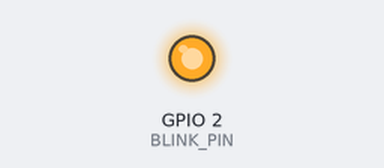
This sketch was run on a simulated ESP8266 (NodeMCU). Parts: output pins drawn as LEDs (lit = HIGH). WiFi joins after 1.5 s; servers stay silent unless stated; what the sketch prints to the serial monitor is not drawn.

Above: at 9.0 s.
At 12.0 s:
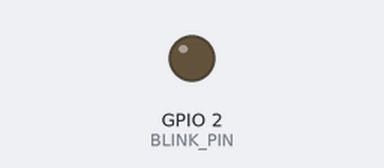
Timing chart, 0 to 14.3 s (numbered marks = the images above):
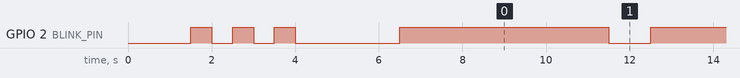

Measured:
- by itself, GPIO 2 (BLINK_PIN): goes LOW 0.50 s, HIGH 0.50 s, LOW 0.50 s, HIGH 0.50 s, LOW 2.5 s, 20 × (HIGH 5.0 s, LOW 1.0 s), then HIGH

The sketch:

AsyncDemo.ino
```cpp
#if defined(ESP8266)
  #include <ESP8266WiFi.h>
#elif defined(ESP32)
  #include <WiFi.h>
#endif

#include <ESPAsyncWebServer.h>
#include <ElegantOTA.h>

#include "globals.h"


const char* ssid = "A1-D153417A";
const char* password = "FgRnfQhJKVJW7m";

AsyncWebServer server(80);

unsigned long ota_progress_millis = 0;

void onOTAStart() {
  // Log when OTA has started
  Serial.println("OTA update started!");
  // <Add your own code here>
}

void onOTAProgress(size_t current, size_t final) {
  // Log every 1 second
  if (millis() - ota_progress_millis > 1000) {
    ota_progress_millis = millis();
    Serial.printf("OTA Progress Current: %u bytes, Final: %u bytes\n", current, final);
  }
}

void onOTAEnd(bool success) {
  // Log when OTA has finished
  if (success) {
    Serial.println("OTA update finished successfully!");
  } else {
    Serial.println("There was an error during OTA update!");
  }
  // <Add your own code here>
}

void setup(void) {
  Serial.begin(115200);
  WiFi.mode(WIFI_STA);
  WiFi.begin(ssid, password);
  Serial.println("");

  // Wait for connection
  while (WiFi.status() != WL_CONNECTED) {
    delay(500);
    Serial.print(".");
  }
  Serial.println("");
  Serial.print("Connected to ");
  Serial.println(ssid);
  Serial.print("IP address: ");
  Serial.println(WiFi.localIP());

  pinMode(BLINK_PIN, OUTPUT);
  for( int i = 0; i < 3; i++){
    digitalWrite(BLINK_PIN, HIGH);
    delay(500);
    digitalWrite(BLINK_PIN, LOW);
    delay(500);
  }
  delay(2000);


  server.on("/", HTTP_GET, [](AsyncWebServerRequest *request) {
    request->send(200, "text/plain", "Hi! This is ElegantOTA AsyncDemo.");
  });

  ElegantOTA.begin(&server);    // Start ElegantOTA
  // ElegantOTA callbacks
  ElegantOTA.onStart(onOTAStart);
  ElegantOTA.onProgress(onOTAProgress);
  ElegantOTA.onEnd(onOTAEnd);

  server.begin();
  Serial.println("HTTP server started");
}

void loop(void) {
  ElegantOTA.loop();

  digitalWrite(BLINK_PIN, HIGH);
  delay(5000);
  digitalWrite(BLINK_PIN, LOW);
  delay(1000);
}
```

globals.h
```cpp
#ifndef GLOBALS_H
#define GLOBALS_H

#define WIFI_SSID "A1-D153417A"
#define WIFI_PW "FgRnfQhJKVJW7m"
#define BLINK_PIN 2


#endif
```
